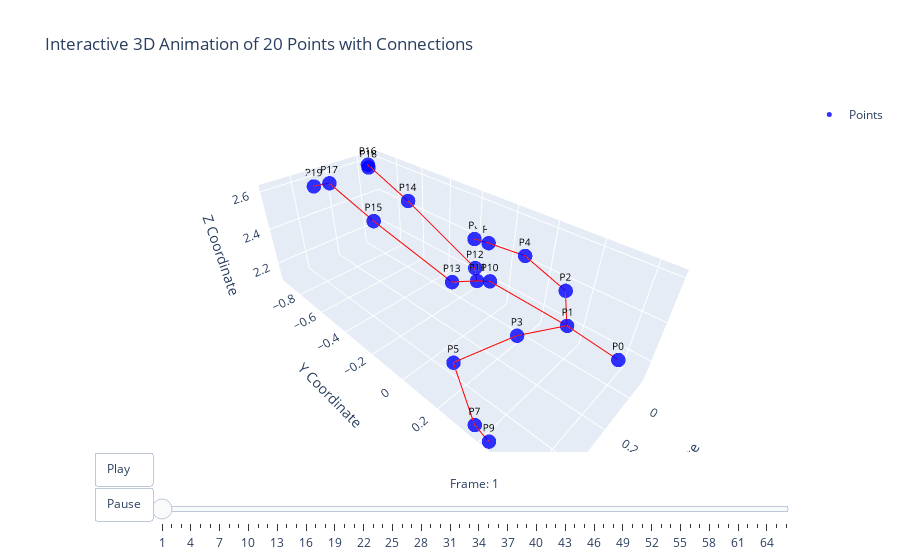

This figure's notebook cell:
### Code cell
import pandas as pd
import numpy as np
import plotly.graph_objs as go
from plotly.offline import init_notebook_mode, iplot

init_notebook_mode(connected=True)

# Define parameters
num_points = 20
coordinates = ['x', 'y', 'z']
column_names = [f'p{point}_{coord}' for point in range(0, num_points + 0) for coord in coordinates]

# Load the data
file_path = 'data/bye_mahendra_1.txt' 
df = pd.read_csv(file_path, delimiter=r'\s+', header=None, names=column_names)

# Verify data
print("DataFrame Shape:", df.shape)  # Should be (number_of_rows, 60)
print(df.head())

# Define the connections as per the specified pairs
connections = [
    # Left Arm
    (1, 2), (2, 4), (4, 6), (6, 8),
    
    # Right Arm
    (1, 3), (3, 5), (5, 7), (7, 9),
    
    # Left Leg
    (11, 12), (12, 14), (14, 16), (16, 18),
    
    # Right Leg
    (11, 13), (13, 15), (15, 17), (17, 19),
    
    # Spine
    (0, 1), (1, 10), (10, 11)
]

# Function to get coordinates of a point given its zero-based index
def get_point_coords(row, point_index):
    point_num = point_index + 1-1  # Convert zero-based index to point number
    x = row[f'p{point_num}_x']
    y = row[f'p{point_num}_y']
    z = row[f'p{point_num}_z']
    return x, y, z

# Create frames for Plotly animation
plotly_frames = []
for frame in range(len(df)):
    row = df.iloc[frame]
    points = [get_point_coords(row, i) for i in range(num_points)]
    
    # Scatter points
    scatter = go.Scatter3d(
        x=[p[0] for p in points],
        y=[p[1] for p in points],
        z=[p[2] for p in points],
        mode='markers+text',
        marker=dict(
            size=5,
            color='blue',
            opacity=0.8
        ),
        text=[f'P{i+0}' for i in range(num_points)],
        textposition="top center",
        textfont=dict(
            size=10,
            color='black'
        )
    )
    
    # Lines for connections
    connection_traces = []
    for conn in connections:
        start, end = conn
        connection_traces.append(
            go.Scatter3d(
                x=[points[start][0], points[end][0]],
                y=[points[start][1], points[end][1]],
                z=[points[start][2], points[end][2]],
                mode='lines',
                line=dict(color='red', width=2),
                showlegend=False
            )
        )
    
    # Combine traces
    frame_data = [scatter] + connection_traces
    plotly_frames.append(go.Frame(data=frame_data, name=str(frame)))

# Initial data (first frame)
initial_row = df.iloc[0]
initial_points = [get_point_coords(initial_row, i) for i in range(num_points)]
initial_scatter = go.Scatter3d(
    x=[p[0] for p in initial_points],
    y=[p[1] for p in initial_points],
    z=[p[2] for p in initial_points],
    mode='markers+text',
    marker=dict(
        size=5,
        color='blue',
        opacity=0.8
    ),
    text=[f'P{i+0}' for i in range(num_points)],
    textposition="top center",
    textfont=dict(
        size=10,
        color='black'
    ),
    name='Points'
)

initial_connection_traces = []
for conn in connections:
    start, end = conn
    initial_connection_traces.append(
        go.Scatter3d(
            x=[initial_points[start][0], initial_points[end][0]],
            y=[initial_points[start][1], initial_points[end][1]],
            z=[initial_points[start][2], initial_points[end][2]],
            mode='lines',
            line=dict(color='red', width=2),
            showlegend=False
        )
    )

initial_data = [initial_scatter] + initial_connection_traces

# Define layout with sliders and play buttons
layout = go.Layout(
    title='Interactive 3D Animation of 20 Points with Connections',
    scene=dict(
        xaxis=dict(title='X Coordinate'),
        yaxis=dict(title='Y Coordinate'),
        zaxis=dict(title='Z Coordinate')
    ),
    updatemenus=[
        dict(
            type='buttons',
            buttons=[
                dict(label='Play',
                     method='animate',
                     args=[None, {"frame": {"duration": 200, "redraw": True},
                                  "fromcurrent": True, "transition": {"duration": 0}}]),
                dict(label='Pause',
                     method='animate',
                     args=[[None], {"frame": {"duration": 0, "redraw": False},
                                    "mode": "immediate",
                                    "transition": {"duration": 0}}])
            ],
            showactive=False,
            x=0.1,
            y=0
        )
    ],
    sliders=[{
        "steps": [{
            "args": [
                [str(k)],
                {"frame": {"duration": 200, "redraw": True},
                 "mode": "immediate",
                 "transition": {"duration": 0}}
            ],
            "label": str(k + 1),
            "method": "animate"
        } for k in range(len(df))],
        "transition": {"duration": 0},
        "x": 0.1,
        "y": 0,
        "currentvalue": {"font": {"size": 12}, "prefix": "Frame: ", "visible": True, "xanchor": "center"},
        "len": 0.9
    }]
)

# Create the figure
fig_plotly = go.Figure(
    data=initial_data,
    layout=layout,
    frames=plotly_frames
)

# Display the animation
iplot(fig_plotly)
# ani.save('animation.gif', writer='imagemagick', fps=15)

### Figure 1 — Plotly figure (JSON) as saved in the notebook; plotly's stock layout.template omitted (floating-point values rounded to 4 significant figures)
{"data": [{"marker": {"color": "blue", "opacity": 0.8, "size": 5}, "mode": "markers+text", "name": "Points", "text": ["P0", "P1", "P2", "P3", "P4", "P5", "P6", "P7", "P8", "P9", "P10", "P11", "P12", "P13", "P14", "P15", "P16", "P17", "P18", "P19"], "textfont": {"color": "black", "size": 10}, "textposition": "top center", "type": "scatter3d", "x": [0.1422, 0.1578, -0.006967, 0.3225, -0.07786, 0.5029, -0.1058, 0.5404, -0.09816, 0.5414, 0.1569, 0.1549, 0.0794, 0.2291, 0.0424, 0.2666, 0.01526, 0.2628, -0.02557, 0.3104], "y": [0.6418, 0.4472, 0.3398, 0.3501, 0.09395, 0.2191, -0.1286, 0.3631, -0.2094, 0.4309, 0.09185, 0.02397, -0.05119, -0.04874, -0.5247, -0.5111, -0.8674, -0.8584, -0.9217, -0.9316], "z": [2.37, 2.411, 2.421, 2.408, 2.44, 2.311, 2.399, 2.132, 2.391, 2.106, 2.424, 2.39, 2.383, 2.385, 2.533, 2.512, 2.617, 2.591, 2.577, 2.566]}, {"line": {"color": "red", "width": 2}, "mode": "lines", "showlegend": false, "type": "scatter3d", "x": [0.1578, -0.006967], "y": [0.4472, 0.3398], "z": [2.411, 2.421]}, {"line": {"color": "red", "width": 2}, "mode": "lines", "showlegend": false, "type": "scatter3d", "x": [-0.006967, -0.07786], "y": [0.3398, 0.09395], "z": [2.421, 2.44]}, {"line": {"color": "red", "width": 2}, "mode": "lines", "showlegend": false, "type": "scatter3d", "x": [-0.07786, -0.1058], "y": [0.09395, -0.1286], "z": [2.44, 2.399]}, {"line": {"color": "red", "width": 2}, "mode": "lines", "showlegend": false, "type": "scatter3d", "x": [-0.1058, -0.09816], "y": [-0.1286, -0.2094], "z": [2.399, 2.391]}, {"line": {"color": "red", "width": 2}, "mode": "lines", "showlegend": false, "type": "scatter3d", "x": [0.1578, 0.3225], "y": [0.4472, 0.3501], "z": [2.411, 2.408]}, {"line": {"color": "red", "width": 2}, "mode": "lines", "showlegend": false, "type": "scatter3d", "x": [0.3225, 0.5029], "y": [0.3501, 0.2191], "z": [2.408, 2.311]}, {"line": {"color": "red", "width": 2}, "mode": "lines", "showlegend": false, "type": "scatter3d", "x": [0.5029, 0.5404], "y": [0.2191, 0.3631], "z": [2.311, 2.132]}, {"line": {"color": "red", "width": 2}, "mode": "lines", "showlegend": false, "type": "scatter3d", "x": [0.5404, 0.5414], "y": [0.3631, 0.4309], "z": [2.132, 2.106]}, {"line": {"color": "red", "width": 2}, "mode": "lines", "showlegend": false, "type": "scatter3d", "x": [0.1549, 0.0794], "y": [0.02397, -0.05119], "z": [2.39, 2.383]}, {"line": {"color": "red", "width": 2}, "mode": "lines", "showlegend": false, "type": "scatter3d", "x": [0.0794, 0.0424], "y": [-0.05119, -0.5247], "z": [2.383, 2.533]}, {"line": {"color": "red", "width": 2}, "mode": "lines", "showlegend": false, "type": "scatter3d", "x": [0.0424, 0.01526], "y": [-0.5247, -0.8674], "z": [2.533, 2.617]}, {"line": {"color": "red", "width": 2}, "mode": "lines", "showlegend": false, "type": "scatter3d", "x": [0.01526, -0.02557], "y": [-0.8674, -0.9217], "z": [2.617, 2.577]}, {"line": {"color": "red", "width": 2}, "mode": "lines", "showlegend": false, "type": "scatter3d", "x": [0.1549, 0.2291], "y": [0.02397, -0.04874], "z": [2.39, 2.385]}, {"line": {"color": "red", "width": 2}, "mode": "lines", "showlegend": false, "type": "scatter3d", "x": [0.2291, 0.2666], "y": [-0.04874, -0.5111], "z": [2.385, 2.512]}, {"line": {"color": "red", "width": 2}, "mode": "lines", "showlegend": false, "type": "scatter3d", "x": [0.2666, 0.2628], "y": [-0.5111, -0.8584], "z": [2.512, 2.591]}, {"line": {"color": "red", "width": 2}, "mode": "lines", "showlegend": false, "type": "scatter3d", "x": [0.2628, 0.3104], "y": [-0.8584, -0.9316], "z": [2.591, 2.566]}, {"line": {"color": "red", "width": 2}, "mode": "lines", "showlegend": false, "type": "scatter3d", "x": [0.1422, 0.1578], "y": [0.6418, 0.4472], "z": [2.37, 2.411]}, {"line": {"color": "red", "width": 2}, "mode": "lines", "showlegend": false, "type": "scatter3d", "x": [0.1578, 0.1569], "y": [0.4472, 0.09185], "z": [2.411, 2.424]}, {"line": {"color": "red", "width": 2}, "mode": "lines", "showlegend": false, "type": "scatter3d", "x": [0.1569, 0.1549], "y": [0.09185, 0.02397], "z": [2.424, 2.39]}], "layout": {"scene": {"xaxis": {"title": {"text": "X Coordinate"}}, "yaxis": {"title": {"text": "Y Coordinate"}}, "zaxis": {"title": {"text": "Z Coordinate"}}}, "sliders": [{"currentvalue": {"font": {"size": 12}, "prefix": "Frame: ", "visible": true, "xanchor": "center"}, "len": 0.9, "steps": [{"args": [["0"], {"frame": {"duration": 200, "redraw": true}, "mode": "immediate", "transition": {"duration": 0}}], "label": "1", "method": "animate"}, {"args": [["1"], {"frame": {"duration": 200, "redraw": true}, "mode": "immediate", "transition": {"duration": 0}}], "label": "2", "method": "animate"}, {"args": [["2"], {"frame": {"duration": 200, "redraw": true}, "mode": "immediate", "transition": {"duration": 0}}], "label": "3", "method": "animate"}, {"args": [["3"], {"frame": {"duration": 200, "redraw": true}, "mode": "immediate", "transition": {"duration": 0}}], "label": "4", "method": "animate"}, {"args": [["4"], {"frame": {"duration": 200, "redraw": true}, "mode": "immediate", "transition": {"duration": 0}}], "label": "5", "method": "animate"}, {"args": [["5"], {"frame": {"duration": 200, "redraw": true}, "mode": "immediate", "transition": {"duration": 0}}], "label": "6", "method": "animate"}, {"args": [["6"], {"frame": {"duration": 200, "redraw": true}, "mode": "immediate", "transition": {"duration": 0}}], "label": "7", "method": "animate"}, {"args": [["7"], {"frame": {"duration": 200, "redraw": true}, "mode": "immediate", "transition": {"duration": 0}}], "label": "8", "method": "animate"}, {"args": [["8"], {"frame": {"duration": 200, "redraw": true}, "mode": "immediate", "transition": {"duration": 0}}], "label": "9", "method": "animate"}, {"args": [["9"], {"frame": {"duration": 200, "redraw": true}, "mode": "immediate", "transition": {"duration": 0}}], "label": "10", "method": "animate"}, {"args": [["10"], {"frame": {"duration": 200, "redraw": true}, "mode": "immediate", "transition": {"duration": 0}}], "label": "11", "method": "animate"}, {"args": [["11"], {"frame": {"duration": 200, "redraw": true}, "mode": "immediate", "transition": {"duration": 0}}], "label": "12", "method": "animate"}, {"args": [["12"], {"frame": {"duration": 200, "redraw": true}, "mode": "immediate", "transition": {"duration": 0}}], "label": "13", "method": "animate"}, {"args": [["13"], {"frame": {"duration": 200, "redraw": true}, "mode": "immediate", "transition": {"duration": 0}}], "label": "14", "method": "animate"}, {"args": [["14"], {"frame": {"duration": 200, "redraw": true}, "mode": "immediate", "transition": {"duration": 0}}], "label": "15", "method": "animate"}, {"args": [["15"], {"frame": {"duration": 200, "redraw": true}, "mode": "immediate", "transition": {"duration": 0}}], "label": "16", "method": "animate"}, {"args": [["16"], {"frame": {"duration": 200, "redraw": true}, "mode": "immediate", "transition": {"duration": 0}}], "label": "17", "method": "animate"}, {"args": [["17"], {"frame": {"duration": 200, "redraw": true}, "mode": "immediate", "transition": {"duration": 0}}], "label": "18", "method": "animate"}, {"args": [["18"], {"frame": {"duration": 200, "redraw": true}, "mode": "immediate", "transition": {"duration": 0}}], "label": "19", "method": "animate"}, {"args": [["19"], {"frame": {"duration": 200, "redraw": true}, "mode": "immediate", "transition": {"duration": 0}}], "label": "20", "method": "animate"}, {"args": [["20"], {"frame": {"duration": 200, "redraw": true}, "mode": "immediate", "transition": {"duration": 0}}], "label": "21", "method": "animate"}, {"args": [["21"], {"frame": {"duration": 200, "redraw": true}, "mode": "immediate", "transition": {"duration": 0}}], "label": "22", "method": "animate"}, {"args": [["22"], {"frame": {"duration": 200, "redraw": true}, "mode": "immediate", "transition": {"duration": 0}}], "label": "23", "method": "animate"}, {"args": [["23"], {"frame": {"duration": 200, "redraw": true}, "mode": "immediate", "transition": {"duration": 0}}], "label": "24", "method": "animate"}, {"args": [["24"], {"frame": {"duration": 200, "redraw": true}, "mode": "immediate", "transition": {"duration": 0}}], "label": "25", "method": "animate"}, {"args": [["25"], {"frame": {"duration": 200, "redraw": true}, "mode": "immediate", "transition": {"duration": 0}}], "label": "26", "method": "animate"}, {"args": [["26"], {"frame": {"duration": 200, "redraw": true}, "mode": "immediate", "transition": {"duration": 0}}], "label": "27", "method": "animate"}, {"args": [["27"], {"frame": {"duration": 200, "redraw": true}, "mode": "immediate", "transition": {"duration": 0}}], "label": "28", "method": "animate"}, {"args": [["28"], {"frame": {"duration": 200, "redraw": true}, "mode": "immediate", "transition": {"duration": 0}}], "label": "29", "method": "animate"}, {"args": [["29"], {"frame": {"duration": 200, "redraw": true}, "mode": "immediate", "transition": {"duration": 0}}], "label": "30", "method": "animate"}, {"args": [["30"], {"frame": {"duration": 200, "redraw": true}, "mode": "immediate", "transition": {"duration": 0}}], "label": "31", "method": "animate"}, {"args": [["31"], {"frame": {"duration": 200, "redraw": true}, "mode": "immediate", "transition": {"duration": 0}}], "label": "32", "method": "animate"}, {"args": [["32"], {"frame": {"duration": 200, "redraw": true}, "mode": "immediate", "transition": {"duration": 0}}], "label": "33", "method": "animate"}, {"args": [["33"], {"frame": {"duration": 200, "redraw": true}, "mode": "immediate", "transition": {"duration": 0}}], "label": "34", "method": "animate"}, {"args": [["34"], {"frame": {"duration": 200, "redraw": true}, "mode": "immediate", "transition": {"duration": 0}}], "label": "35", "method": "animate"}, {"args": [["35"], {"frame": {"duration": 200, "redraw": true}, "mode": "immediate", "transition": {"duration": 0}}], "label": "36", "method": "animate"}, {"args": [["36"], {"frame": {"duration": 200, "redraw": true}, "mode": "immediate", "transition": {"duration": 0}}], "label": "37", "method": "animate"}, {"args": [["37"], {"frame": {"duration": 200, "redraw": true}, "mode": "immediate", "transition": {"duration": 0}}], "label": "38", "method": "animate"}, {"args": [["38"], {"frame": {"duration": 200, "redraw": true}, "mode": "immediate", "transition": {"duration": 0}}], "label": "39", "method": "animate"}, {"args": [["39"], {"frame": {"duration": 200, "redraw": true}, "mode": "immediate", "transition": {"duration": 0}}], "label": "40", "method": "animate"}, {"args": [["40"], {"frame": {"duration": 200, "redraw": true}, "mode": "immediate", "transition": {"duration": 0}}], "label": "41", "method": "animate"}, {"args": [["41"], {"frame": {"duration": 200, "redraw": true}, "mode": "immediate", "transition": {"duration": 0}}], "label": "42", "method": "animate"}, {"args": [["42"], {"frame": {"duration": 200, "redraw": true}, "mode": "immediate", "transition": {"duration": 0}}], "label": "43", "method": "animate"}, {"args": [["43"], {"frame": {"duration": 200, "redraw": true}, "mode": "immediate", "transition": {"duration": 0}}], "label": "44", "method": "animate"}, {"args": [["44"], {"frame": {"duration": 200, "redraw": true}, "mode": "immediate", "transition": {"duration": 0}}], "label": "45", "method": "animate"}, {"args": [["45"], {"frame": {"duration": 200, "redraw": true}, "mode": "immediate", "transition": {"duration": 0}}], "label": "46", "method": "animate"}, {"args": [["46"], {"frame": {"duration": 200, "redraw": true}, "mode": "immediate", "transition": {"duration": 0}}], "label": "47", "method": "animate"}, {"args": [["47"], {"frame": {"duration": 200, "redraw": true}, "mode": "immediate", "transition": {"duration": 0}}], "label": "48", "method": "animate"}, {"args": [["48"], {"frame": {"duration": 200, "redraw": true}, "mode": "immediate", "transition": {"duration": 0}}], "label": "49", "method": "animate"}, {"args": [["49"], {"frame": {"duration": 200, "redraw": true}, "mode": "immediate", "transition": {"duration": 0}}], "label": "50", "method": "animate"}, {"args": [["50"], {"frame": {"duration": 200, "redraw": true}, "mode": "immediate", "transition": {"duration": 0}}], "label": "51", "method": "animate"}, {"args": [["51"], {"frame": {"duration": 200, "redraw": true}, "mode": "immediate", "transition": {"duration": 0}}], "label": "52", "method": "animate"}, {"args": [["52"], {"frame": {"duration": 200, "redraw": true}, "mode": "immediate", "transition": {"duration": 0}}], "label": "53", "method": "animate"}, {"args": [["53"], {"frame": {"duration": 200, "redraw": true}, "mode": "immediate", "transition": {"duration": 0}}], "label": "54", "method": "animate"}, {"args": [["54"], {"frame": {"duration": 200, "redraw": true}, "mode": "immediate", "transition": {"duration": 0}}], "label": "55", "method": "animate"}, {"args": [["55"], {"frame": {"duration": 200, "redraw": true}, "mode": "immediate", "transition": {"duration": 0}}], "label": "56", "method": "animate"}, {"args": [["56"], {"frame": {"duration": 200, "redraw": true}, "mode": "immediate", "transition": {"duration": 0}}], "label": "57", "method": "animate"}, {"args": [["57"], {"frame": {"duration": 200, "redraw": true}, "mode": "immediate", "transition": {"duration": 0}}], "label": "58", "method": "animate"}, {"args": [["58"], {"frame": {"duration": 200, "redraw": true}, "mode": "immediate", "transition": {"duration": 0}}], "label": "59", "method": "animate"}, {"args": [["59"], {"frame": {"duration": 200, "redraw": true}, "mode": "immediate", "transition": {"duration": 0}}], "label": "60", "method": "animate"}, {"args": [["60"], {"frame": {"duration": 200, "redraw": true}, "mode": "immediate", "transition": {"duration": 0}}], "label": "61", "method": "animate"}, {"args": [["61"], {"frame": {"duration": 200, "redraw": true}, "mode": "immediate", "transition": {"duration": 0}}], "label": "62", "method": "animate"}, {"args": [["62"], {"frame": {"duration": 200, "redraw": true}, "mode": "immediate", "transition": {"duration": 0}}], "label": "63", "method": "animate"}, {"args": [["63"], {"frame": {"duration": 200, "redraw": true}, "mode": "immediate", "transition": {"duration": 0}}], "label": "64", "method": "animate"}, {"args": [["64"], {"frame": {"duration": 200, "redraw": true}, "mode": "immediate", "transition": {"duration": 0}}], "label": "65", "method": "animate"}, {"args": [["65"], {"frame": {"duration": 200, "redraw": true}, "mode": "immediate", "transition": {"duration": 0}}], "label": "66", "method": "animate"}], "transition": {"duration": 0}, "x": 0.1, "y": 0}], "title": {"text": "Interactive 3D Animation of 20 Points with Connections"}, "updatemenus": [{"buttons": [{"args": [null, {"frame": {"duration": 200, "redraw": true}, "fromcurrent": true, "transition": {"duration": 0}}], "label": "Play", "method": "animate"}, {"args": [[null], {"frame": {"duration": 0, "redraw": false}, "mode": "immediate", "transition": {"duration": 0}}], "label": "Pause", "method": "animate"}], "showactive": false, "type": "buttons", "x": 0.1, "y": 0}]}}
